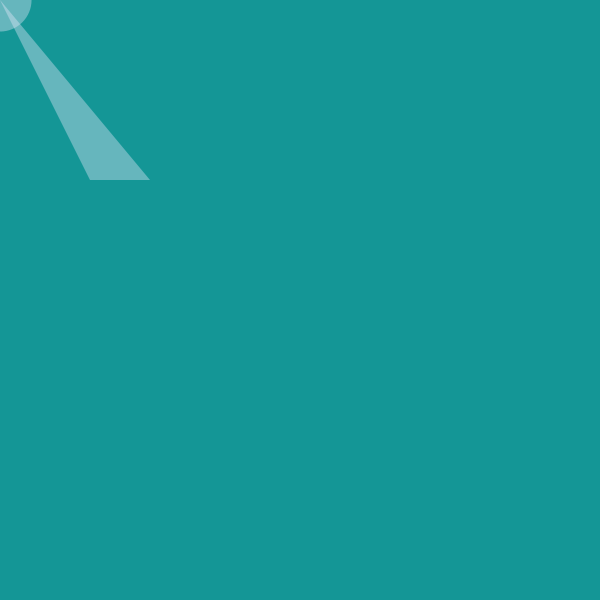
Frame 1 (no input)
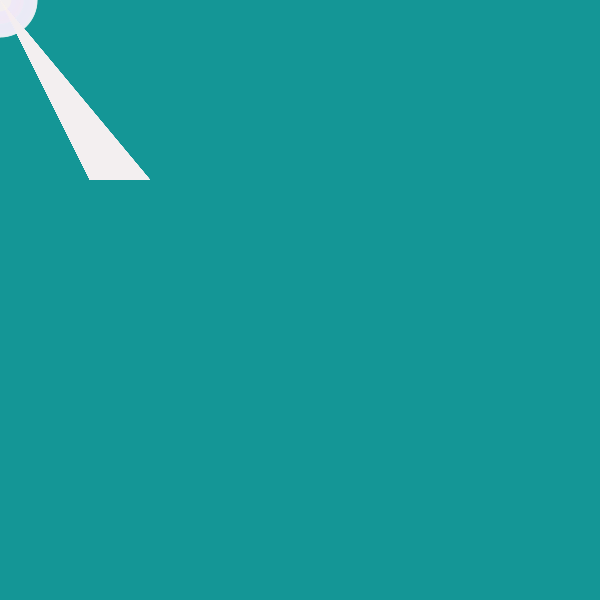
Frame 60 (the mouse pressed at the canvas centre just before this capture)
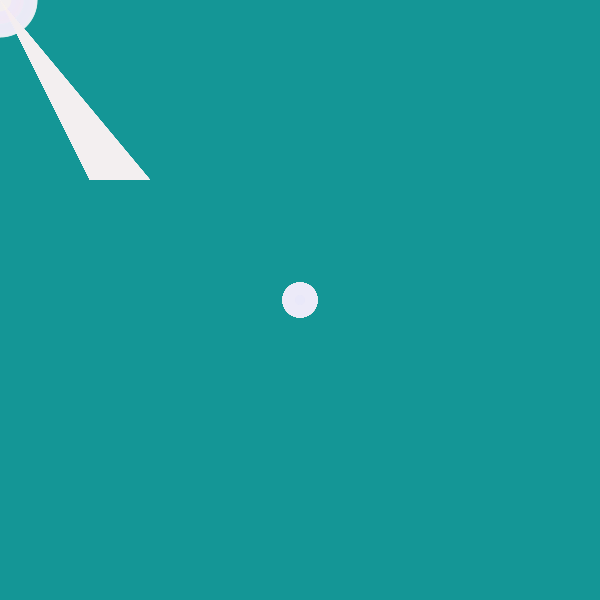
Frame 120 (the mouse held since frame 60 and released just before this capture)

The Processing sketch that drew these frames (run headless with seeded random() and noise(); from frame 60 on, the mouse is pressed at the canvas centre):

// Processing sketch: processing_158269
// ── processing_158269.pde

int logo;

void setup() {  
  size(600, 600);
  background(20,150,150);  
  colorMode(HSB);
  logo = 0;
}

void draw() {  
  logo++;
  noStroke();
  fill(random(255),20, 250, 100);
  
  if(mousePressed) {
    ellipse(mouseX, mouseY, 35, 35);
    ellipse(mouseY, mouseX, 10, 10);
  }
  else {
    ellipse(mouseY, mouseX, 75*sin(logo), 75*sin(logo));
    triangle(mouseX, mouseY, 90, 180, 150, 180);
  }
}
